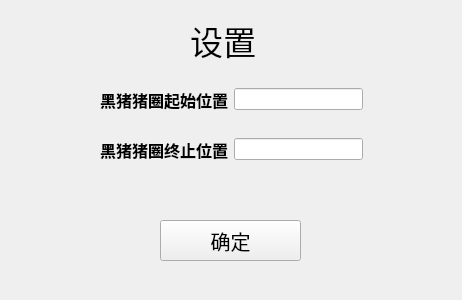
<?xml version="1.0" encoding="UTF-8"?>
<ui version="4.0">
 <class>settings</class>
 <widget class="QWidget" name="settings">
  <property name="geometry">
   <rect>
    <x>0</x>
    <y>0</y>
    <width>462</width>
    <height>300</height>
   </rect>
  </property>
  <property name="windowTitle">
   <string>Form</string>
  </property>
  <widget class="QLabel" name="label">
   <property name="geometry">
    <rect>
     <x>-20</x>
     <y>0</y>
     <width>531</width>
     <height>391</height>
    </rect>
   </property>
   <property name="font">
    <font>
     <pointsize>7</pointsize>
    </font>
   </property>
   <property name="text">
    <string/>
   </property>
   <property name="pixmap">
    <pixmap resource="res.qrc">:/sourcefile/back.jpg</pixmap>
   </property>
  </widget>
  <widget class="QLabel" name="label_2">
   <property name="geometry">
    <rect>
     <x>190</x>
     <y>20</y>
     <width>141</width>
     <height>41</height>
    </rect>
   </property>
   <property name="font">
    <font>
     <family>楷体</family>
     <pointsize>25</pointsize>
    </font>
   </property>
   <property name="text">
    <string>设置</string>
   </property>
  </widget>
  <widget class="QWidget" name="widget" native="true">
   <property name="geometry">
    <rect>
     <x>100</x>
     <y>80</y>
     <width>263</width>
     <height>39</height>
    </rect>
   </property>
   <layout class="QHBoxLayout" name="horizontalLayout">
    <item>
     <widget class="QLabel" name="label_3">
      <property name="font">
       <font>
        <pointsize>12</pointsize>
        <weight>75</weight>
        <bold>true</bold>
       </font>
      </property>
      <property name="text">
       <string>黑猪猪圈起始位置</string>
      </property>
     </widget>
    </item>
    <item>
     <widget class="QLineEdit" name="lineEdit"/>
    </item>
   </layout>
  </widget>
  <widget class="QWidget" name="widget_2" native="true">
   <property name="geometry">
    <rect>
     <x>100</x>
     <y>130</y>
     <width>263</width>
     <height>39</height>
    </rect>
   </property>
   <layout class="QHBoxLayout" name="horizontalLayout_2">
    <item>
     <widget class="QLabel" name="label_4">
      <property name="font">
       <font>
        <pointsize>12</pointsize>
        <weight>75</weight>
        <bold>true</bold>
       </font>
      </property>
      <property name="text">
       <string>黑猪猪圈终止位置</string>
      </property>
     </widget>
    </item>
    <item>
     <widget class="QLineEdit" name="lineEdit_2"/>
    </item>
   </layout>
  </widget>
  <widget class="QPushButton" name="pushButton">
   <property name="geometry">
    <rect>
     <x>160</x>
     <y>220</y>
     <width>141</width>
     <height>41</height>
    </rect>
   </property>
   <property name="font">
    <font>
     <pointsize>15</pointsize>
    </font>
   </property>
   <property name="text">
    <string>确定</string>
   </property>
  </widget>
 </widget>
 <resources>
  <include location="res.qrc"/>
 </resources>
 <connections/>
</ui>
